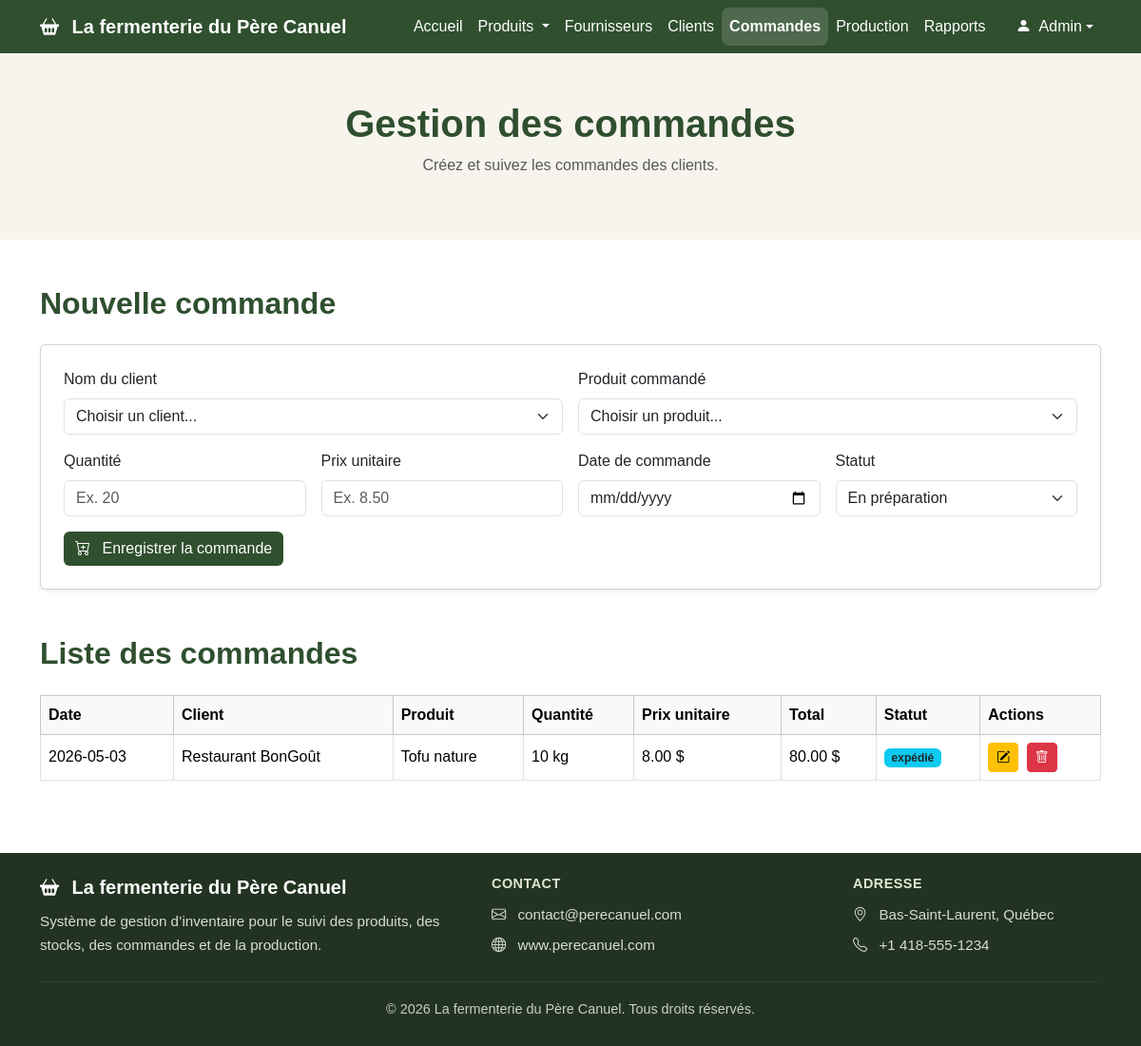
The app's page /commandes.php, older data.
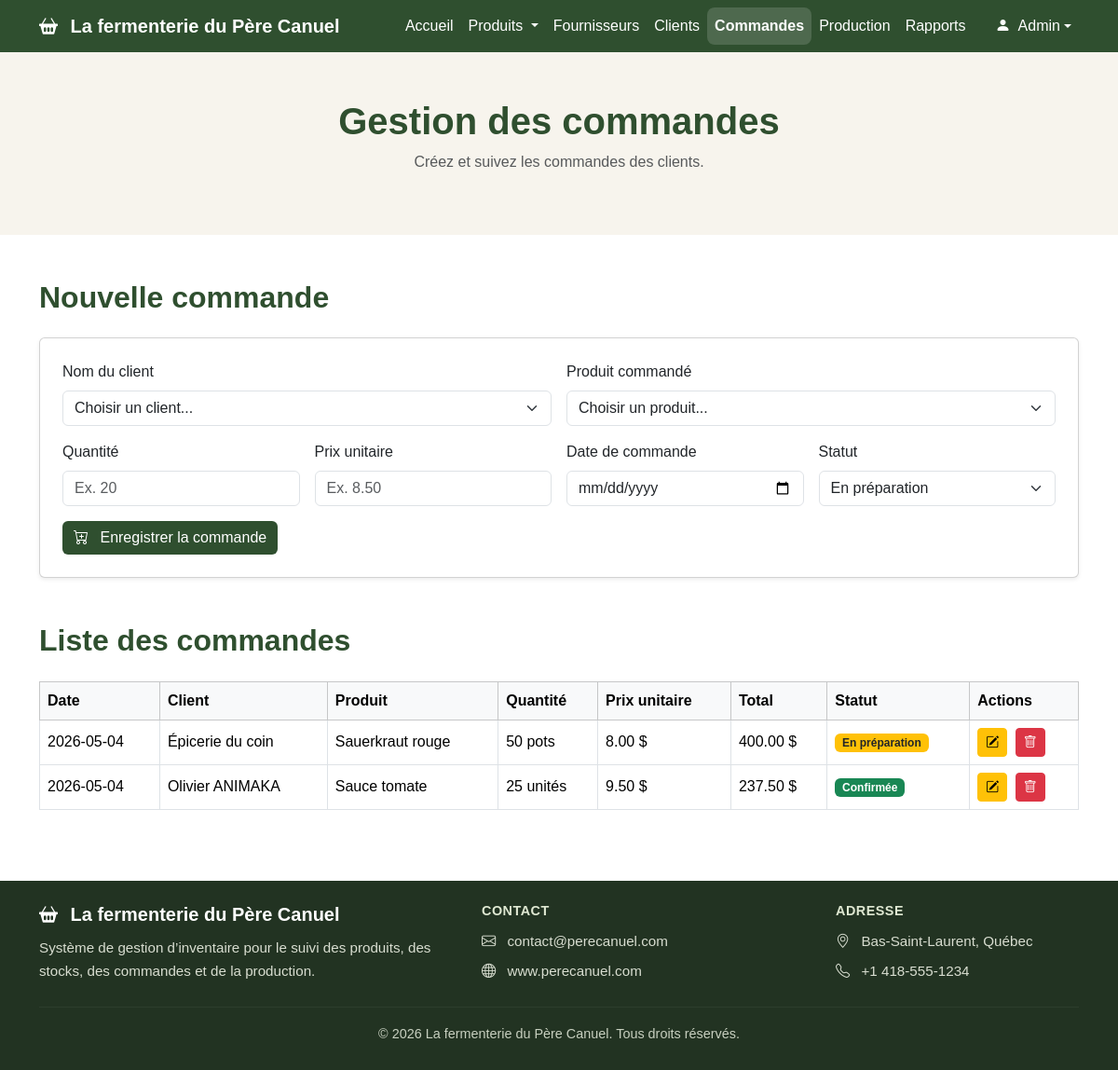
The same page, newer data.
### tables this page shows
CREATE TABLE `commandeclient` (
  `id_commande_client` int(11) NOT NULL,
  `id_client` int(11) DEFAULT NULL,
  `date_commande` date DEFAULT NULL,
  `date_reception_prevue` date DEFAULT NULL,
  `statut` varchar(50) DEFAULT NULL
);

CREATE TABLE `client` (
  `id_client` int(11) NOT NULL,
  `nom` varchar(100) DEFAULT NULL,
  `telephone` varchar(20) DEFAULT NULL,
  `email` varchar(100) DEFAULT NULL,
  `site_web` varchar(100) DEFAULT NULL,
  `contact` varchar(100) DEFAULT NULL,
  `type_client` varchar(50) DEFAULT NULL,
  `adresse` varchar(150) DEFAULT NULL,
  `ville` varchar(100) DEFAULT NULL,
  `region` varchar(100) DEFAULT NULL
);

CREATE TABLE `produittransforme` (
  `id_produit_transforme` int(11) NOT NULL,
  `nom` varchar(100) DEFAULT NULL,
  `quantite_stock` float DEFAULT NULL,
  `unite_mesure` varchar(50) DEFAULT NULL,
  `prix_unitaire_moyen` float DEFAULT 0,
  `commentaire` text DEFAULT NULL
);

CREATE TABLE `lignecommandeclient` (
  `id_ligne` int(11) NOT NULL,
  `id_commande_client` int(11) DEFAULT NULL,
  `id_produit_transforme` int(11) DEFAULT NULL,
  `quantite` int(11) DEFAULT NULL,
  `prix_vente` float DEFAULT NULL
);

### commandes.php (the view, shortened to what this page needs)
<?php
require_once "liaisonBD.php";
if (isset($pdo)) {
    $bd = $pdo;
} elseif (isset($connexion)) {
    $bd = $connexion;
} elseif (isset($conn)) {
    $bd = $conn;
} elseif (isset($bdd)) {
    $bd = $bdd;
} else {
    die("Erreur : connexion à la base de données introuvable.");
}
try {
    $sqlCommandes = "
        SELECT
            cc.id_commande_client,
            cc.id_client,
            cc.date_commande,
            cc.statut,
            c.nom AS nom_client,
            lcc.id_ligne,
            lcc.id_produit_transforme,
            lcc.quantite,
            lcc.prix_vente,
            pt.nom AS nom_produit,
            pt.unite_mesure
        FROM commandeclient cc
        INNER JOIN client c
            ON cc.id_client = c.id_client
        LEFT JOIN lignecommandeclient lcc
            ON cc.id_commande_client = lcc.id_commande_client
        LEFT JOIN produittransforme pt
            ON lcc.id_produit_transforme = pt.id_produit_transforme
        ORDER BY cc.date_commande DESC, cc.id_commande_client DESC
    ";
    $requete = $bd->prepare($sqlCommandes);
    $requete->execute();
    $commandes = $requete->fetchAll(PDO::FETCH_ASSOC);
} catch (PDOException $e) {
    $messageErreur = "Erreur : " . $e->getMessage();
}
?>
<!DOCTYPE html>
<html lang="fr">
<head>
    <link href="https://cdn.jsdelivr.net/npm/bootstrap@5.3.3/dist/css/bootstrap.min.css" rel="stylesheet">
    <link href="https://cdn.jsdelivr.net/npm/bootstrap-icons@1.11.3/font/bootstrap-icons.css" rel="stylesheet">
    <link type="text/css" rel="stylesheet" href="styles/commandes.css"/>
</head>
<body>
 <nav class="navbar navbar-expand-lg navbar-dark">
    <div class="container">
      <a class="navbar-brand fw-bold" href="index.php">
        <i class="bi bi-basket2-fill me-2"></i>
        La fermenterie du Père Canuel
      </a>
      <div class="collapse navbar-collapse" id="navbarMenu">
        <ul class="navbar-nav ms-auto">
          <li class="nav-item">
            <a class="nav-link" href="index.php">Accueil</a>
          </li>
          <li class="nav-item dropdown">
            <a class="nav-link dropdown-toggle" href="#" id="produitsDropdown" role="button"
              data-bs-toggle="dropdown" aria-expanded="false">
              Produits
            </a>
          </li>
          <li class="nav-item">
            <a class="nav-link" href="fournisseurs.php">Fournisseurs</a>
          </li>
          <li class="nav-item">
            <a class="nav-link" href="clients.php">Clients</a>
          </li>
          <li class="nav-item">
            <a class="nav-link active" href="commandes.php">Commandes</a>
          </li>
          <li class="nav-item">
            <a class="nav-link" href="production.php">Production</a>
          </li>
          <li class="nav-item">
            <a class="nav-link" href="rapports.php">Rapports</a>
          </li>
          <li class="nav-item dropdown ms-lg-3">
            <a class="nav-link dropdown-toggle d-flex align-items-center"
              href="#" id="userDropdown" role="button"
              data-bs-toggle="dropdown" aria-expanded="false">
              <span class="user-avatar me-2">
                <i class="bi bi-person-fill"></i>
              </span>
              Admin
            </a>
          </li>
        </ul>
      </div>
    </div>
  </nav>
  <header class="page-header">
    <div class="container">
      <h1>Gestion des commandes</h1>
      <p class="text-muted">
        Créez et suivez les commandes des clients.
      </p>
    </div>
  </header>
  <main class="container my-5">
    <section class="mb-5">
      <h2 class="section-title mb-4">Nouvelle commande</h2>
      <div class="card p-4 shadow-sm">
        <form method="POST" action="">
          <div class="row g-3">
            <div class="col-md-6">
              <label for="id_client" class="form-label">Nom du client</label>
              <select class="form-select" id="id_client" name="id_client" required>
                <option value="">Choisir un client...</option>
              </select>
            </div>
            <div class="col-md-6">
              <label for="id_produit_transforme" class="form-label">Produit commandé</label>
              <select class="form-select" id="id_produit_transforme" name="id_produit_transforme" required>
                <option value="">Choisir un produit...</option>
              </select>
            </div>
            <div class="col-md-3">
              <label for="quantite" class="form-label">Quantité</label>
              <input type="number" class="form-control" id="quantite" name="quantite" placeholder="Ex. 20" min="1" required>
            </div>
            <div class="col-md-3">
              <label for="prix_vente" class="form-label">Prix unitaire</label>
              <input type="number" step="0.01" class="form-control" id="prix_vente" name="prix_vente" placeholder="Ex. 8.50" min="0" required>
            </div>
            <div class="col-md-3">
              <label for="date_commande" class="form-label">Date de commande</label>
              <input type="date" class="form-control" id="date_commande" name="date_commande" required>
            </div>
            <div class="col-md-3">
              <label for="statut" class="form-label">Statut</label>
              <select class="form-select" id="statut" name="statut" required>
                <option>En préparation</option>
              </select>
            </div>
            <div class="col-12">
              <button type="submit" name="ajouter" class="btn btn-principal">
                <i class="bi bi-cart-plus me-2"></i>
                Enregistrer la commande
              </button>
            </div>
          </div>
        </form>
      </div>
    </section>
    <section>
      <h2 class="section-title mb-4">Liste des commandes</h2>
      <div class="table-responsive">
        <table class="table table-bordered align-middle">
          <thead class="table-light">
            <tr>
              <th>Date</th>
              <th>Client</th>
              <th>Produit</th>
              <th>Quantité</th>
              <th>Prix unitaire</th>
              <th>Total</th>
              <th>Statut</th>
              <th>Actions</th>
            </tr>
          </thead>
          <tbody>
            <?php foreach ($commandes as $commande) { ?>
              <?php
                $total = $commande['quantite'] * $commande['prix_vente'];
                if ($commande['statut'] == "En préparation") {
                    $badge = "bg-warning text-dark";
                } elseif ($commande['statut'] == "Confirmée") {
                    $badge = "bg-success";
                } elseif ($commande['statut'] == "Expédiée") {
                    $badge = "bg-primary";
                } elseif ($commande['statut'] == "Livrée") {
                    $badge = "bg-secondary";
                } else {
                    $badge = "bg-info text-dark";
                }
              ?>
              <tr>
                <td>
                  <?php echo htmlspecialchars($commande['date_commande']); ?>
                </td>
                <td>
                  <?php echo htmlspecialchars($commande['nom_client']); ?>
                </td>
                <td>
                  <?php echo htmlspecialchars($commande['nom_produit']); ?>
                </td>
                <td>
                  <?php echo htmlspecialchars($commande['quantite']); ?>
                  <?php echo htmlspecialchars($commande['unite_mesure']); ?>
                </td>
                <td>
                  <?php echo number_format($commande['prix_vente'], 2); ?> $
                </td>
                <td>
                  <?php echo number_format($total, 2); ?> $
                </td>
                <td>
                  <span class="badge <?php echo $badge; ?>">
                    <?php echo htmlspecialchars($commande['statut']); ?>
                  </span>
                </td>
                <td>
                  <button
                    class="btn btn-sm btn-warning me-1"
                    data-bs-toggle="modal"
                    data-bs-target="#modifierModal"
                    data-id-commande="<?php echo $commande['id_commande_client']; ?>"
                    data-id-ligne="<?php echo $commande['id_ligne']; ?>"
                    data-id-client="<?php echo $commande['id_client']; ?>"
                    data-id-produit="<?php echo $commande['id_produit_transforme']; ?>"
                    data-quantite="<?php echo $commande['quantite']; ?>"
                    data-prix="<?php echo $commande['prix_vente']; ?>"
                    data-date="<?php echo $commande['date_commande']; ?>"
                    data-statut="<?php echo htmlspecialchars($commande['statut']); ?>">
                    <i class="bi bi-pencil-square"></i>
                  </button>
                  <form method="POST" action="" style="display:inline;" onsubmit="return confirm('Voulez-vous vraiment supprimer cette commande ?');">
                    <button type="submit" name="supprimer" class="btn btn-sm btn-danger">
                      <i class="bi bi-trash"></i>
                    </button>
                  </form>
                </td>
              </tr>
            <?php } ?>
          </tbody>
        </table>
      </div>
    </section>
  </main>
  <footer class="footer-pro">
  <div class="container py-4">
    <div class="row gy-4 align-items-center">
      <div class="col-lg-5 col-md-12">
        <h5 class="footer-title">
          <i class="bi bi-basket2-fill me-2"></i>
          La fermenterie du Père Canuel
        </h5>
        <p class="footer-text mb-0">
          Système de gestion d’inventaire pour le suivi des produits,
          des stocks, des commandes et de la production.
        </p>
      </div>
      <div class="col-lg-4 col-md-12">
        <h6 class="footer-subtitle">Contact</h6>
        <p class="footer-text mb-2">
          <i class="bi bi-envelope me-2"></i>
            contact@perecanuel.com
        </p>
        <p class="footer-text mb-0">
          <i class="bi bi-globe me-2"></i>
            www.perecanuel.com
        </p>
      </div>
      <div class="col-lg-3 col-md-12">
        <h6 class="footer-subtitle">Adresse</h6>
        <p class="footer-text mb-2">
          <i class="bi bi-geo-alt me-2"></i>
            Bas-Saint-Laurent, Québec
        </p>
        <p class="footer-text mb-0">
          <i class="bi bi-telephone me-2"></i>
            +1 418-555-1234
        </p>
      </div>
    </div>
    <hr class="footer-line">
      <div class="text-center">
        <p class="footer-bottom mb-1">
          © 2026 La fermenterie du Père Canuel. Tous droits réservés.
        </p>
      </div>
  </div>
</footer>
</body>
</html>

### styles/commandes.css (style rules this page uses)
body { font-family: Arial, Helvetica, sans-serif; background-color: #ffffff; }
.navbar { background-color: #2f4f2f; }
.navbar-brand, .nav-link { color: white !important; font-weight: 500; }
.navbar .nav-link.active { color: #ffffff; font-weight: 700; background-color: rgba(255, 255, 255, 0.15); border-radius: 8px; }
.page-header { background-color: #f7f4ed; padding: 50px 0; text-align: center; }
.page-header h1 { color: #2f4f2f; font-weight: 700; }
.btn-principal { background-color: #2f4f2f; color: white; border: none; }
.section-title { color: #2f4f2f; font-weight: 700; }
.footer-pro { background-color: #223322; color: #ffffff; margin-top: 60px; }
.footer-title { font-weight: 700; color: #ffffff; margin-bottom: 12px; }
.footer-subtitle { font-weight: 700; color: #dfe8d2; margin-bottom: 12px; text-transform: uppercase; font-size: 0.9rem; letter-spacing: 0.5px; }
.footer-text { color: #d8ddd0; font-size: 0.95rem; line-height: 1.6; }
.footer-line { border-color: rgba(255, 255, 255, 0.2); margin: 25px 0 18px; }
.footer-bottom { color: #c8d0c0; font-size: 0.9rem; }

Row changes from the older to the newer data that the page shows:
removed commandeclient: date_commande "2026-05-03", id_client.nom "Restaurant BonGoût", produittransforme.nom "Tofu nature", lignecommandeclient.quantite "10", produittransforme.unite_mesure "kg", lignecommandeclient.prix_vente "8.00", lignecommandeclient.quantite+prix_vente "80.00", statut "expédié"
added commandeclient: date_commande "2026-05-04", id_client.nom "Épicerie du coin", produittransforme.nom "Sauerkraut rouge", lignecommandeclient.quantite "50", produittransforme.unite_mesure "pots", lignecommandeclient.prix_vente "8.00", lignecommandeclient.quantite+prix_vente "400.00", statut "En préparation"
added commandeclient: date_commande "2026-05-04", id_client.nom "Olivier ANIMAKA", produittransforme.nom "Sauce tomate", lignecommandeclient.quantite "25", produittransforme.unite_mesure "unités", lignecommandeclient.prix_vente "9.50", lignecommandeclient.quantite+prix_vente "237.50", statut "Confirmée"
